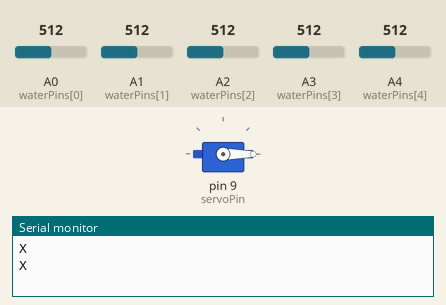
Bench run of a sketch on a simulated Arduino Uno, built with avr-gcc and run on an emulated ATmega328P. Shown: servo, the last lines printed to the serial monitor. The test bench sets the inputs (shaded band); at power-on: A1 (waterPins[1]) = 512, A2 (waterPins[2]) = 512, A3 (waterPins[3]) = 512, A0 (waterPins[0]) = 512, A4 (waterPins[4]) = 512.

Above: at 1.8 s.
1.9 s: A1 (waterPins[1]) set to 686
3.4 s: A1 (waterPins[1]) set to 714
At 5.2 s:
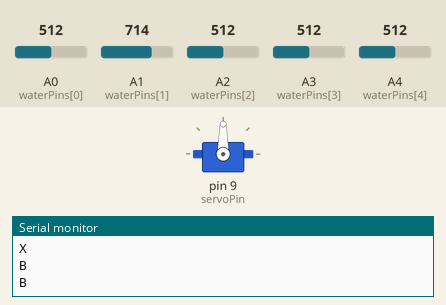
5.5 s: A2 (waterPins[2]) set to 690
7.0 s: A2 (waterPins[2]) set to 715
9.5 s: A3 (waterPins[3]) set to 691
11.0 s: A3 (waterPins[3]) set to 710
Timing chart, 0 to 14.0 s (numbered marks = the images above; inputs shaded):
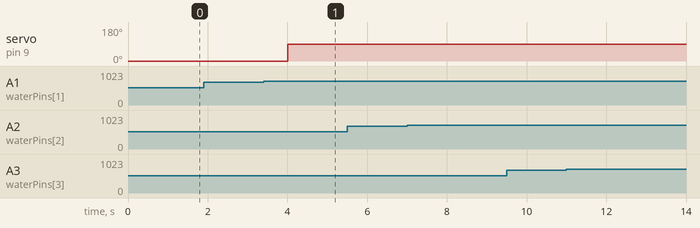

Measured:
- the behaviour switches between 700 and 701 on A1 (waterPins[1]) (found by bisection; images 0 and 1)
- after the input at 3.4 s, servo on pin 9 (servoPin): 0° → 90° after 0.60 s

The sketch:

adu_proto.ino
```cpp
#include <Servo.h>

int waterPins[] = {A0, A1, A2, A3, A4};  // 5개의 물 센서 핀
int numSensors = 5;  // 센서 개수

char msg[] = {'A', 'B', 'C', 'D', 'E'};  // 각 수위에 해당하는 문자
Servo barrierServo;  // 서보 모터 객체 생성
int servoPin = 9;    // 서보 모터가 연결된 핀 번호

void setup()
{
  Serial.begin(115200);  // 시리얼 통신 속도 설정

  for (int i = 0; i < numSensors; i++)
  {
    pinMode(waterPins[i], INPUT);  // 센서 핀을 입력 모드로 설정
  }

  barrierServo.attach(servoPin);  // 서보 모터를 지정된 핀에 연결
  barrierServo.write(0);  // 초기 상태에서 차단막을 올림
}

void loop()
{
  char highestSensor = 'X';  // 기본값을 'X'로 설정

  // 각 센서의 값을 읽고 가장 높은 수위를 감지
  for (int i = 0; i < numSensors; i++)
  {
    int value = analogRead(waterPins[i]);
    if (value > 700)  // 감지 임계값을 초과한 경우
    {
      highestSensor = msg[i];  // 가장 높은 수위를 나타내는 문자로 업데이트
    }
  }

  // 서보 모터 제어
  if (highestSensor == 'A' || highestSensor == 'X')
  {
    barrierServo.write(0);  // 차단막을 올림
  }
  else if (highestSensor == 'B' || highestSensor == 'C' || highestSensor == 'D' || highestSensor == 'E')
  {
    barrierServo.write(90);  // 차단막을 내림
  }

  Serial.println(highestSensor);  // 현재 감지된 수위 문자를 시리얼로 출력
  delay(1000);  // 1초 대기 후 반복
}
```
